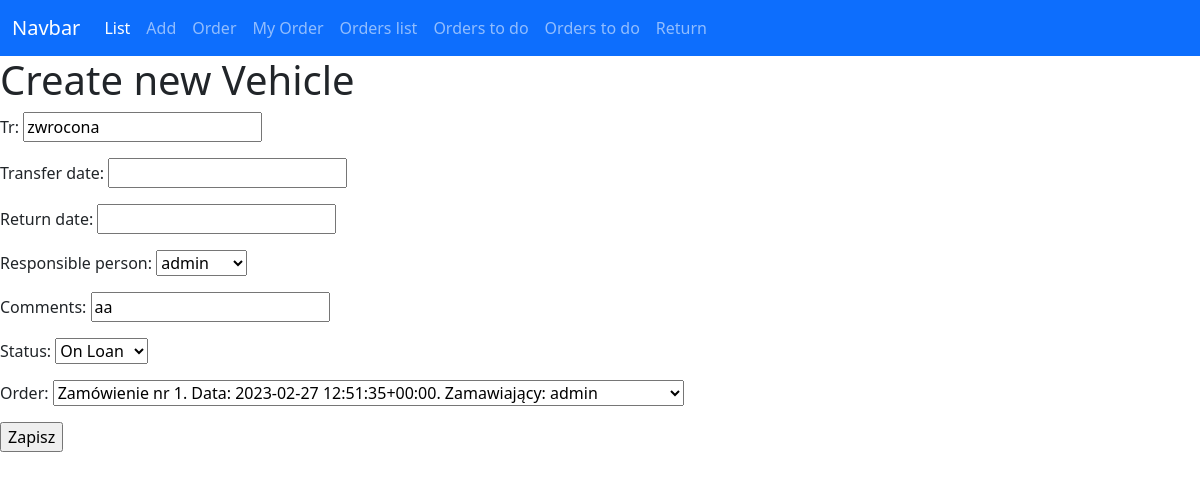
/files/update/23/, run on the app's committed database.
### files/models.py (models this page shows, shortened)
class Vehicle(models.Model):
    tr = models.CharField(max_length=8)
    transfer_date = models.DateTimeField(blank=True, null=True)
    return_date = models.DateTimeField(blank=True, null=True)
    responsible_person = models.ForeignKey(User, related_name="vehicles", on_delete=models.RESTRICT)
    comments = models.CharField(max_length=100)
    LOAN_STATUS = (
        ('a', 'Awaits'),
        ('o', 'On Loan'),
        ('r', 'Returned'),
        ('e', 'rejected')
    )
    status = models.CharField(max_length=1, blank=True, choices=LOAN_STATUS, default='a')
    order = models.ForeignKey(Order, related_name="vehicles", on_delete=models.SET_NULL, null=True)

### files/views.py (the view)
# urls.py: path('update/<int:pk>/', views.VehicleUpdateView.as_view(), name='update_vehicle'),
class VehicleUpdateView(UpdateView):
    model = Vehicle
    fields = '__all__'
    success_url = reverse_lazy('files:orders')

### files/models.py (called while the page is built)
    def __str__(self) -> str:
        return f"Zamówienie nr {self.id}. Data: {self.order_date}. Zamawiający: {self.orderer}"

### files/templates/files/vehicle_form.html (shortened to what this page needs)
{% extends 'home.html' %}
{% block content %}
    <h1>Create new Vehicle</h1>
    <form action="" method="post">
        {{form.as_p}}
        <input type="submit" value="Zapisz">
    </form>
{% endblock content %}

### data on the page
Vehicle: tr "zwrocona", responsible_person "admin", comments "aa", status "On Loan", order "Zamówienie nr 1. Data: 2023-02-27 12:51:35+00:00. Zamawiający: admin"
